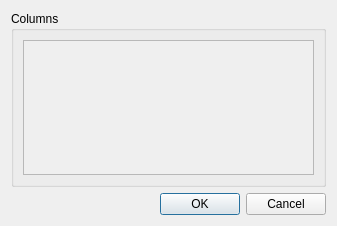
<?xml version="1.0" encoding="UTF-8"?>
<ui version="4.0">
 <class>Dialog</class>
 <widget class="QDialog" name="Dialog">
  <property name="geometry">
   <rect>
    <x>0</x>
    <y>0</y>
    <width>337</width>
    <height>226</height>
   </rect>
  </property>
  <property name="windowTitle">
   <string>Dialog</string>
  </property>
  <layout class="QVBoxLayout" name="verticalLayout">
   <item>
    <widget class="QGroupBox" name="groupBox">
     <property name="title">
      <string>Columns</string>
     </property>
     <layout class="QVBoxLayout" name="verticalLayout_2">
      <item>
       <widget class="QScrollArea" name="scrollArea">
        <property name="widgetResizable">
         <bool>true</bool>
        </property>
        <widget class="QWidget" name="scrollAreaWidgetContents">
         <property name="geometry">
          <rect>
           <x>0</x>
           <y>0</y>
           <width>309</width>
           <height>147</height>
          </rect>
         </property>
         <layout class="QVBoxLayout" name="verticalLayout_3"/>
        </widget>
       </widget>
      </item>
     </layout>
    </widget>
   </item>
   <item>
    <widget class="QDialogButtonBox" name="buttonBox">
     <property name="orientation">
      <enum>Qt::Horizontal</enum>
     </property>
     <property name="standardButtons">
      <set>QDialogButtonBox::Cancel|QDialogButtonBox::Ok</set>
     </property>
    </widget>
   </item>
  </layout>
 </widget>
 <resources/>
 <connections>
  <connection>
   <sender>buttonBox</sender>
   <signal>accepted()</signal>
   <receiver>Dialog</receiver>
   <slot>accept()</slot>
   <hints>
    <hint type="sourcelabel">
     <x>248</x>
     <y>254</y>
    </hint>
    <hint type="destinationlabel">
     <x>157</x>
     <y>274</y>
    </hint>
   </hints>
  </connection>
  <connection>
   <sender>buttonBox</sender>
   <signal>rejected()</signal>
   <receiver>Dialog</receiver>
   <slot>reject()</slot>
   <hints>
    <hint type="sourcelabel">
     <x>316</x>
     <y>260</y>
    </hint>
    <hint type="destinationlabel">
     <x>286</x>
     <y>274</y>
    </hint>
   </hints>
  </connection>
 </connections>
</ui>
